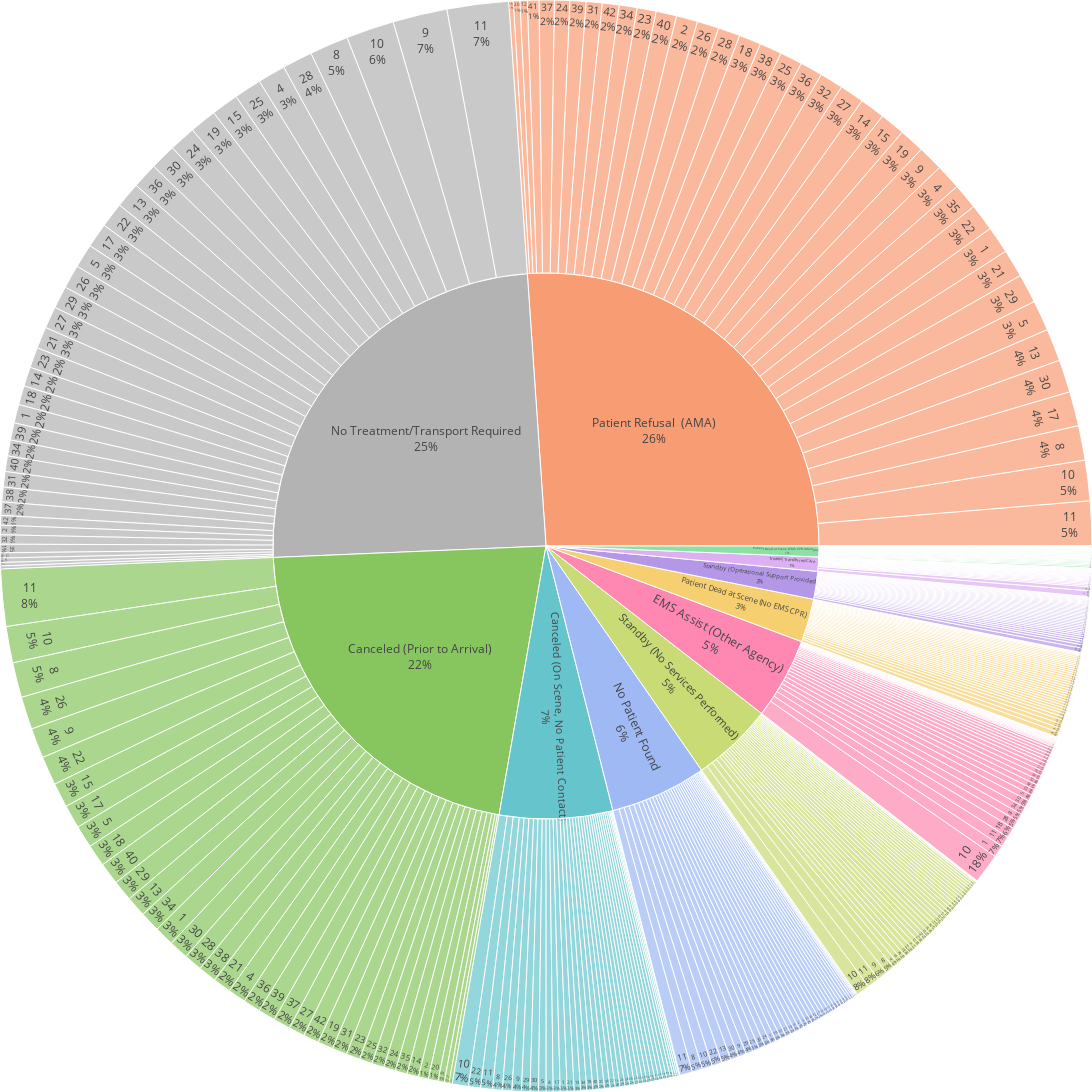

The code cell stored with this chart in its notebook:
### Code cell
import plotly.express as px
fig = px.sunburst(
    data_frame=df_q4_c[df_q4_c['PatientOutcome'] != 'Treated & Transported'],
    path=["PatientOutcome", 'FireStation'],  
    color="PatientOutcome",
    color_discrete_sequence=px.colors.qualitative.Pastel,
    width = 1500, 
    height = 1400,
    branchvalues="total",
    hover_name="PatientOutcome",
    hover_data={'PatientOutcome': False}
)

fig.update_traces(textinfo='label+percent parent')
fig.update_layout(margin=dict(t=0, l=0, r=0, b=0))

fig.show()

### Figure 1 — Plotly figure (JSON) as saved in the notebook; plotly's stock layout.template omitted (floating-point values rounded to 4 significant figures; data arrays with more than 128 entries replaced by an {"elided": "..."} marker saying what was removed)
{"data": [{"branchvalues": "total", "customdata": {"elided": "429x1 str values"}, "domain": {"x": [0, 1], "y": [0, 1]}, "hovertemplate": "<b>%{hovertext}</b><br><br>labels=%{label}<br>count=%{value}<br>parent=%{parent}<br>id=%{id}<extra></extra>", "hovertext": {"elided": "429 str values"}, "ids": {"elided": "429 str values"}, "labels": {"elided": "429 str values"}, "marker": {"colors": {"elided": "429 str values"}}, "name": "", "parents": {"elided": "429 str values"}, "textinfo": "label+percent parent", "type": "sunburst", "values": {"elided": "429 int values"}}], "layout": {"height": 1400, "legend": {"tracegroupgap": 0}, "margin": {"b": 0, "l": 0, "r": 0, "t": 0}, "sunburstcolorway": ["rgb(102, 197, 204)", "rgb(246, 207, 113)", "rgb(248, 156, 116)", "rgb(220, 176, 242)", "rgb(135, 197, 95)", "rgb(158, 185, 243)", "rgb(254, 136, 177)", "rgb(201, 219, 116)", "rgb(139, 224, 164)", "rgb(180, 151, 231)", "rgb(179, 179, 179)"], "width": 1500}}
